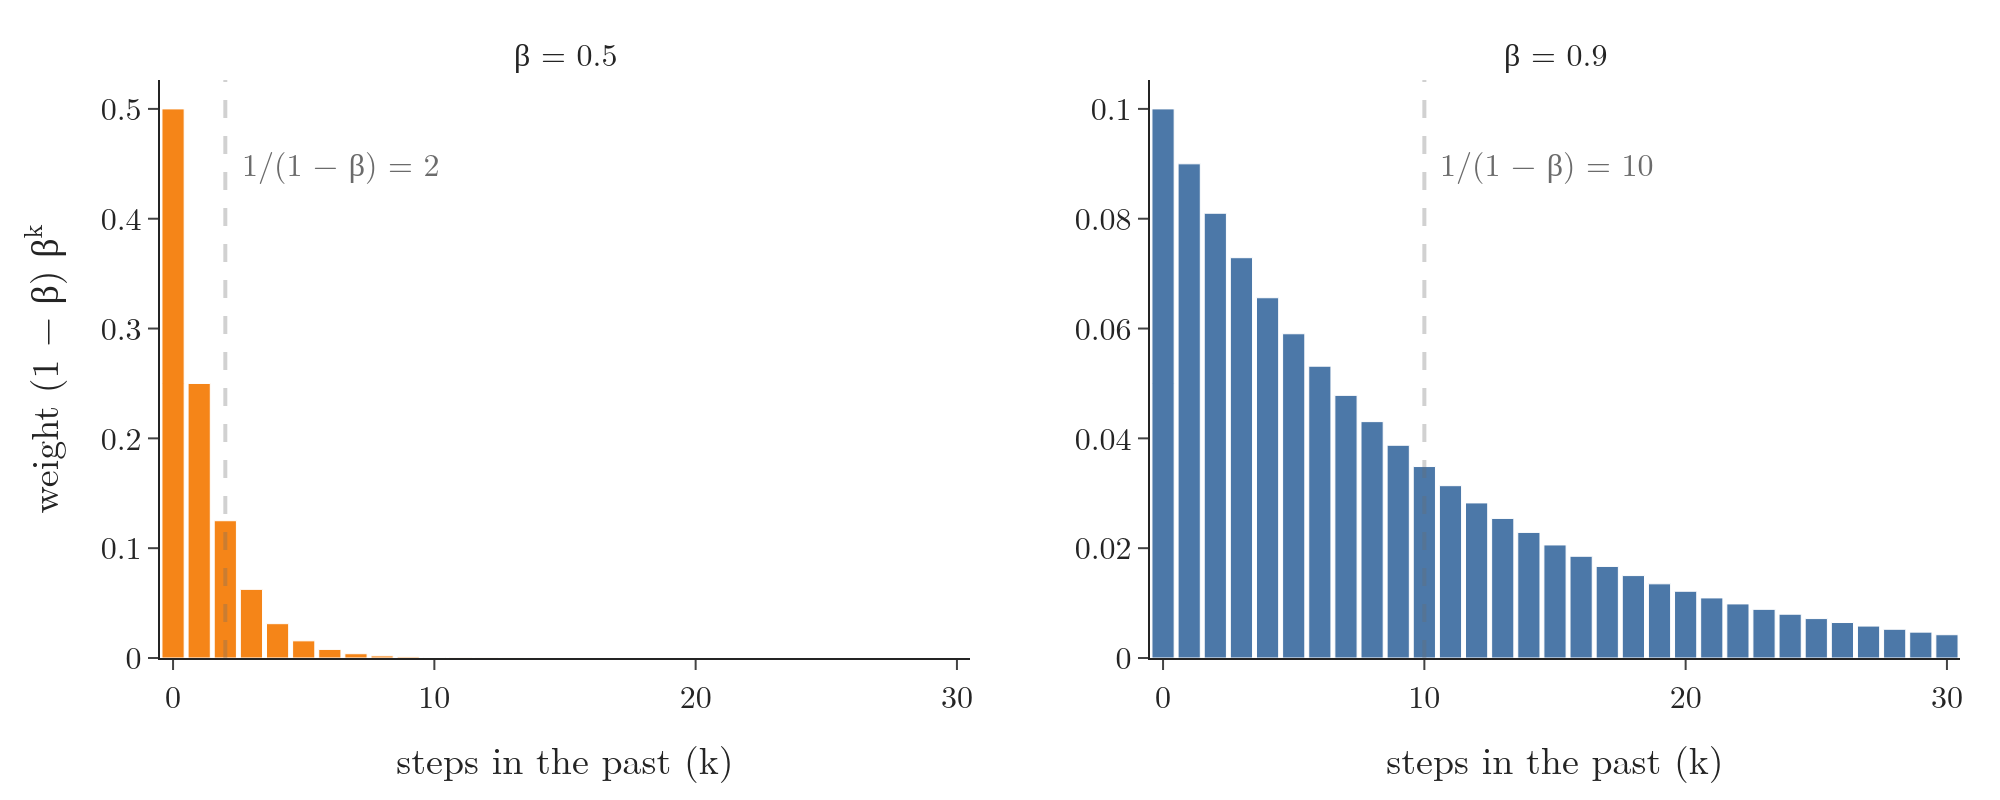

Here is the Python script that generated this plot:
"""Weight (1 - beta) beta^k that the EWMA gives to the point k steps in the past, beta = 0.5 and 0.9 (Plotly)."""
from pathlib import Path
import numpy as np
import plotly.graph_objects as go
from plotly.subplots import make_subplots
from common import BLUE, ORANGE, GREY, FONT

here = Path(__file__).parent
k = np.arange(0, 31)
fig = make_subplots(rows=1, cols=2, subplot_titles=("β = 0.5", "β = 0.9"), horizontal_spacing=0.1)
for col, (beta, c) in enumerate(((0.5, ORANGE), (0.9, BLUE)), start=1):
    w = (1 - beta) * beta ** k
    fig.add_trace(go.Bar(x=k, y=w, marker_color=c, showlegend=False), row=1, col=col)
    n = 1 / (1 - beta)
    fig.add_vline(x=n, line=dict(color=GREY, dash="dash", width=2), row=1, col=col)
    fig.add_annotation(x=n, y=max(w) * 0.9, text=f"1/(1 − β) = {n:.0f}", xanchor="left", showarrow=False,
                       font=dict(color=GREY, size=16), row=1, col=col, xshift=6)
fig.update_xaxes(title_text="steps in the past (k)")
fig.update_yaxes(title_text="weight (1 − β) β<sup>k</sup>", col=1)
fig.update_layout(template="simple_white", width=1000, height=400, font=FONT, bargap=0.15,
                  margin=dict(l=80, r=20, t=40, b=60))
fig.write_image(here / "ewma_weights.png", scale=2)
fig.write_image(here / "ewma_weights.pdf")
